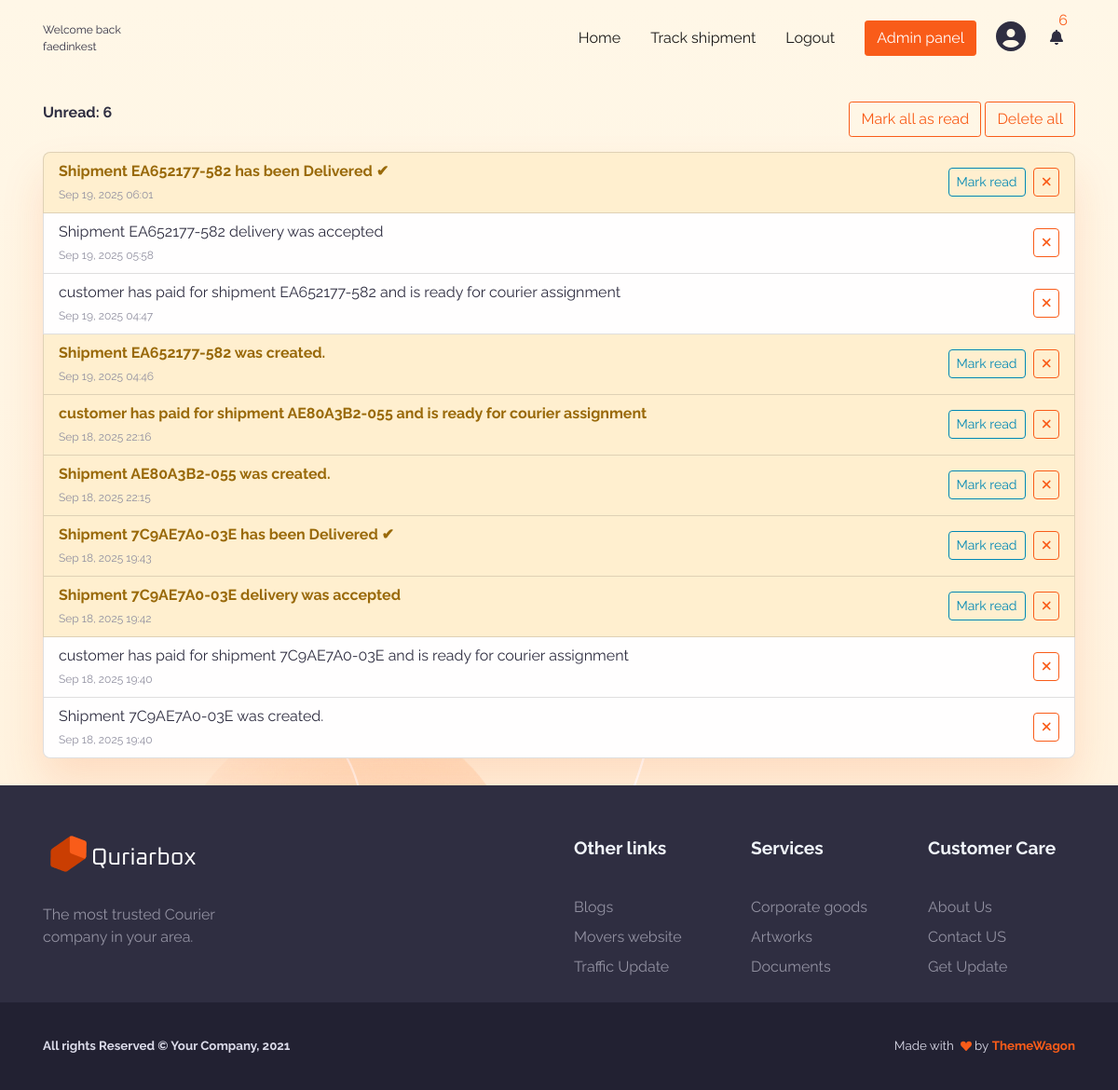
The app's page /notifications/ (signed in) with its own data.
### notifications/models.py (models this page shows, shortened)
class Notification(models.Model):
    recipient = models.ForeignKey(User,on_delete=models.CASCADE,related_name="notifications")
    message = models.TextField()
    link = models.URLField(blank=True, null=True)
    is_read = models.BooleanField(default=False)
    created_at = models.DateTimeField(auto_now_add=True)
    class Meta:
        ordering = ["-created_at"]

### notifications/views.py (the view)
# urls.py: path("", NotificationListView.as_view(), name="list"),
class NotificationListView(LoginRequiredMixin, ListView):
    login_url= "users:login"
    model = Notification
    template_name = "notifications/list.html"
    context_object_name = "notifications"
    paginate_by = 25
    def get_queryset(self):
        qs = Notification.objects.filter(recipient=self.request.user).order_by("-created_at")
        return qs
    def get_context_data(self, **kwargs):
        context = super().get_context_data(**kwargs)
        context["unread_count"] = Notification.objects.filter(recipient=self.request.user, is_read=False).count()
        return context

### notifications/context_processor.py (called while the page is built)
def notifications_count(request):
    if not request.user.is_authenticated:
        return {}
    unread_count = Notification.objects.filter(recipient=request.user,is_read=False).count()
    recent = Notification.objects.filter(recipient=request.user)[:6]
    return {
        "unread_notification_count": unread_count,
        "recent_notifications": recent}

### notifications/templates/notifications/list.html (shortened to what this page needs)
{% extends "base.html" %}
{% load static %}
{% block content %}
<div class="container py-4">
  <div class="d-flex justify-content-between mb-3 mt-7">
    <span class="fw-bold">Unread: {{ unread_count }}</span>
    <div>
    <a href="{% url 'notifications:mark_all_read' %}" class="btn btn-outline-danger">Mark all as read</a>
    <a href="{% url 'notifications:delete_all' %}" class="btn btn-outline-danger">Delete all</a>
    </div>
  </div>
  <ul class="list-group shadow-sm">
    {% for n in notifications %}
      <li class="list-group-item d-flex justify-content-between align-items-center
          {% if not n.is_read %}list-group-item-warning{% endif %}">
        <div class="me-3">
          <div class="{% if not n.is_read %}fw-bold{% endif %}">
            {{ n.message }}
          </div>
          <small class="text-muted">{{ n.created_at|date:"M d, Y H:i" }}</small>
        </div>
        <div class="d-flex">
          {% if not n.is_read %}
          <a href="{% url 'notifications:mark_as_read' n.id %}"
             class="btn btn-sm btn-outline-secondary me-2">
            Mark read
          </a>
          {% endif %}
          <a href="{% url 'notifications:delete' n.id %}"
             class="btn btn-sm btn-outline-danger" title="Delete">
            <i class="fas fa-times"></i>
          </a>
        </div>
      </li>
    {% empty %}
      <li class="list-group-item">No notifications yet.</li>
    {% endfor %}
  </ul>
</div>
{% endblock %}

### templates/includes/_navbar.html (shortened to what this page needs)
  {% load static %}
    <main class="main" id="top">
      <nav class="navbar navbar-expand-lg navbar-light fixed-top py-3 d-block" data-navbar-on-scroll="data-navbar-on-scroll">
        <div class="container">
           {% if request.user.is_authenticated %}
                <span style="font-size:12px"> Welcome back <br/> {{ request.user.username }} </span>
            {% else %}
          <a class="navbar-brand" href="#"><img src="{% static 'img/gallery/logo.png' %}" height="45" alt="logo" /></a>
              {% endif %}
          <div class="collapse navbar-collapse border-top border-lg-0 mt-4 mt-lg-0" id="navbarSupportedContent">
            <ul class="navbar-nav ms-auto pt-2 pt-lg-0 font-base">
              <li class="nav-item px-2">
                <a class="nav-link" aria-current="page" href="{% url 'home'%}">Home</a>
              </li>
              <li class="nav-item px-2">
              <a class="nav-link" href="{% url 'shipments:track' %}">
            Track shipment
          </a>
              </li>
              <li class="nav-item px-2">
                {% if request.user.is_authenticated %}
                  <a class="nav-link" href="{% url 'users:logout' %}">Logout</a>
                {% else %}
                  <a class="nav-link" href="{% url 'users:login' %}">Login</a>
                {% endif %}
              </li>
            </ul>
            {% if request.user.is_authenticated %}
              {% if request.user.profile.role == 'customer'%}
                  <a class="btn btn-primary order-1 order-lg-0 ms-lg-3" href="{% url 'shipments:list' %}">Shipments</a>
              {% elif request.user.profile.role == "courier" %}
                  <a class="btn btn-primary order-1 order-lg-0 ms-lg-3" href="{% url 'delivery:list' %}">Assigned deliveries</a>
              {% elif request.user.profile.role == "admin" %}
                  <a class="btn btn-primary order-1 order-lg-0 ms-lg-3" href="/admin">Admin panel</a>
              {% endif %}
               <a class="btn  ms-2" href="{% url 'users:profile' %}"><i class="fas fa-2x fa-user-circle "></i>
              </a>
            {% else %}
              <a class="btn btn-primary order-1 order-lg-0 ms-lg-3" href="{% url 'users:register' %}">Register</a>
            {% endif %}
            <li class="nav-item dropdown list-unstyled">
            <a class="btn" href="#" id="navbarDropdownNotifications" role="button"
              data-bs-toggle="dropdown" aria-expanded="false">
              <i class="fas fa-bell fa-1x"></i>
              {% if unread_notification_count > 0 %}
                 <span class="text-primary position-absolute top-0 start-90 translate-middle">
                  {{ unread_notification_count }}
                 </span>
              {% endif %}
            </a>
          </li>
          </div>
        </div>
      </nav>

### records on screen
Notification: message "Shipment EA652177-582 has been Delivered ✔", created_at "Sep 19, 2025 06:01", is_read "Mark read"
Notification: message "Shipment EA652177-582 delivery was accepted", created_at "Sep 19, 2025 05:58"
Notification: message "customer has paid for shipment EA652177-582 and is ready for courier assignment", created_at "Sep 19, 2025 04:47"
Notification: message "Shipment EA652177-582 was created.", created_at "Sep 19, 2025 04:46", is_read "Mark read"
Notification: message "customer has paid for shipment AE80A3B2-055 and is ready for courier assignment", created_at "Sep 18, 2025 22:16", is_read "Mark read"
Notification: message "Shipment AE80A3B2-055 was created.", created_at "Sep 18, 2025 22:15", is_read "Mark read"
Notification: message "Shipment 7C9AE7A0-03E has been Delivered ✔", created_at "Sep 18, 2025 19:43", is_read "Mark read"
Notification: message "Shipment 7C9AE7A0-03E delivery was accepted", created_at "Sep 18, 2025 19:42", is_read "Mark read"
Notification: message "customer has paid for shipment 7C9AE7A0-03E and is ready for courier assignment", created_at "Sep 18, 2025 19:40"
Notification: message "Shipment 7C9AE7A0-03E was created.", created_at "Sep 18, 2025 19:40"

### other values on screen
{{ request.user.username }} "faedinkest"
{{ unread_notification_count }} "6"
{{ unread_count }} "6"
